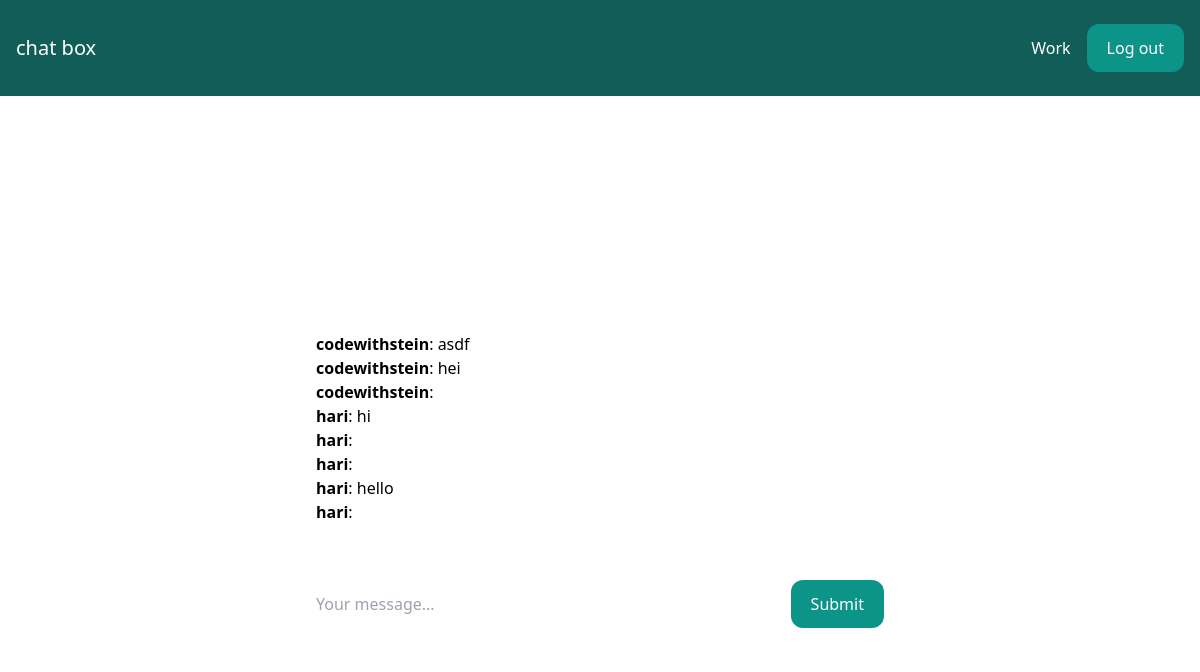
Page /rooms/work/ (signed in) on the committed database.
### room/models.py (models this page shows)
class Message(models.Model):
    room = models.ForeignKey(Room, related_name='messages', on_delete=models.CASCADE)
    user = models.ForeignKey(User, related_name='messages', on_delete=models.CASCADE)
    content = models.TextField()
    date_added = models.DateTimeField(auto_now_add=True)
    class Meta:
        ordering = ('date_added',)

### room/views.py (the view)
# urls.py: path('rooms/', include('room.urls')),
@login_required
def room(request, slug):
    room = Room.objects.get(slug=slug)
    messages = Message.objects.filter(room=room)[0:25]
    return render(request, 'room/room.html', {'room': room, 'messages': messages})

### room/templates/room/room.html (shortened to what this page needs)
{% extends 'core/base.html' %}
{% block content %}
<div class="p-10 lg:p-20 text-center">
    <h1 class="text-3xl lg:text-6xl text-white">{{ room.name }}</h1>
</div>
<div class="lg:w-2/4 mx-4 lg:mx-auto p-4 bg-white rounded-xl">
    <div class="chat-messages space-y-3" id="chat-messages">
        {% for m in messages %}<b>{{ m.user.username }}</b>: {{ m.content }}<br>{% endfor %}
    </div>
</div>
<div class="lg:w-2/4 mt-6 mx-4 lg:mx-auto p-4 bg-white rounded-xl">
    <form method="post" action="." class="flex">
        <input type="text" name="content" class="flex-1 mr-3" placeholder="Your message..." id="chat-message-input">
        <button
            class="px-5 py-3 rounded-xl text-white bg-teal-600 hover:bg-teal-700"
            id="chat-message-submit"
        >Submit</button>
    </form>
</div>
{% endblock %}

### core/templates/core/base.html (shortened to what this page needs)
<!DOCTYPE html>
<html>
    <head>
        <script src="https://cdn.tailwindcss.com"></script>
    </head>
    <body class="custom-background">
        <nav class="flex items-center justify-between px-4 py-6 bg-teal-800">
            <div>
               <center> <a href="/" class="text-xl text-white">chat box</a> </center>
            </div>
            <div class="flex items-center space-x-4">
                {% if request.user.is_authenticated %}
                    <a href="/rooms/" class="text-white hover:text-gray-200">Work</a>
                    <a href="/logout/" class="px-5 py-3 rounded-xl text-white bg-teal-600 hover:bg-teal-700">Log out</a>
                {% else %}
                    <a href="/login/" class="text-white hover:text-gray-200">Log in</a>
                    <a href="/signup/" class="px-5 py-3 rounded-xl text-white bg-teal-600 hover:bg-teal-700">Sign up</a>
                {% endif %}
            </div>
        </nav>
        {% block content %}
        {% endblock %}
    </body>
</html>

### rows in the picture
Message: user.username "codewithstein", content "asdf"
Message: user.username "codewithstein", content "hei"
Message: user.username "codewithstein"
Message: user.username "hari", content "hi"
Message: user.username "hari"
Message: user.username "hari"
Message: user.username "hari", content "hello"
Message: user.username "hari"
